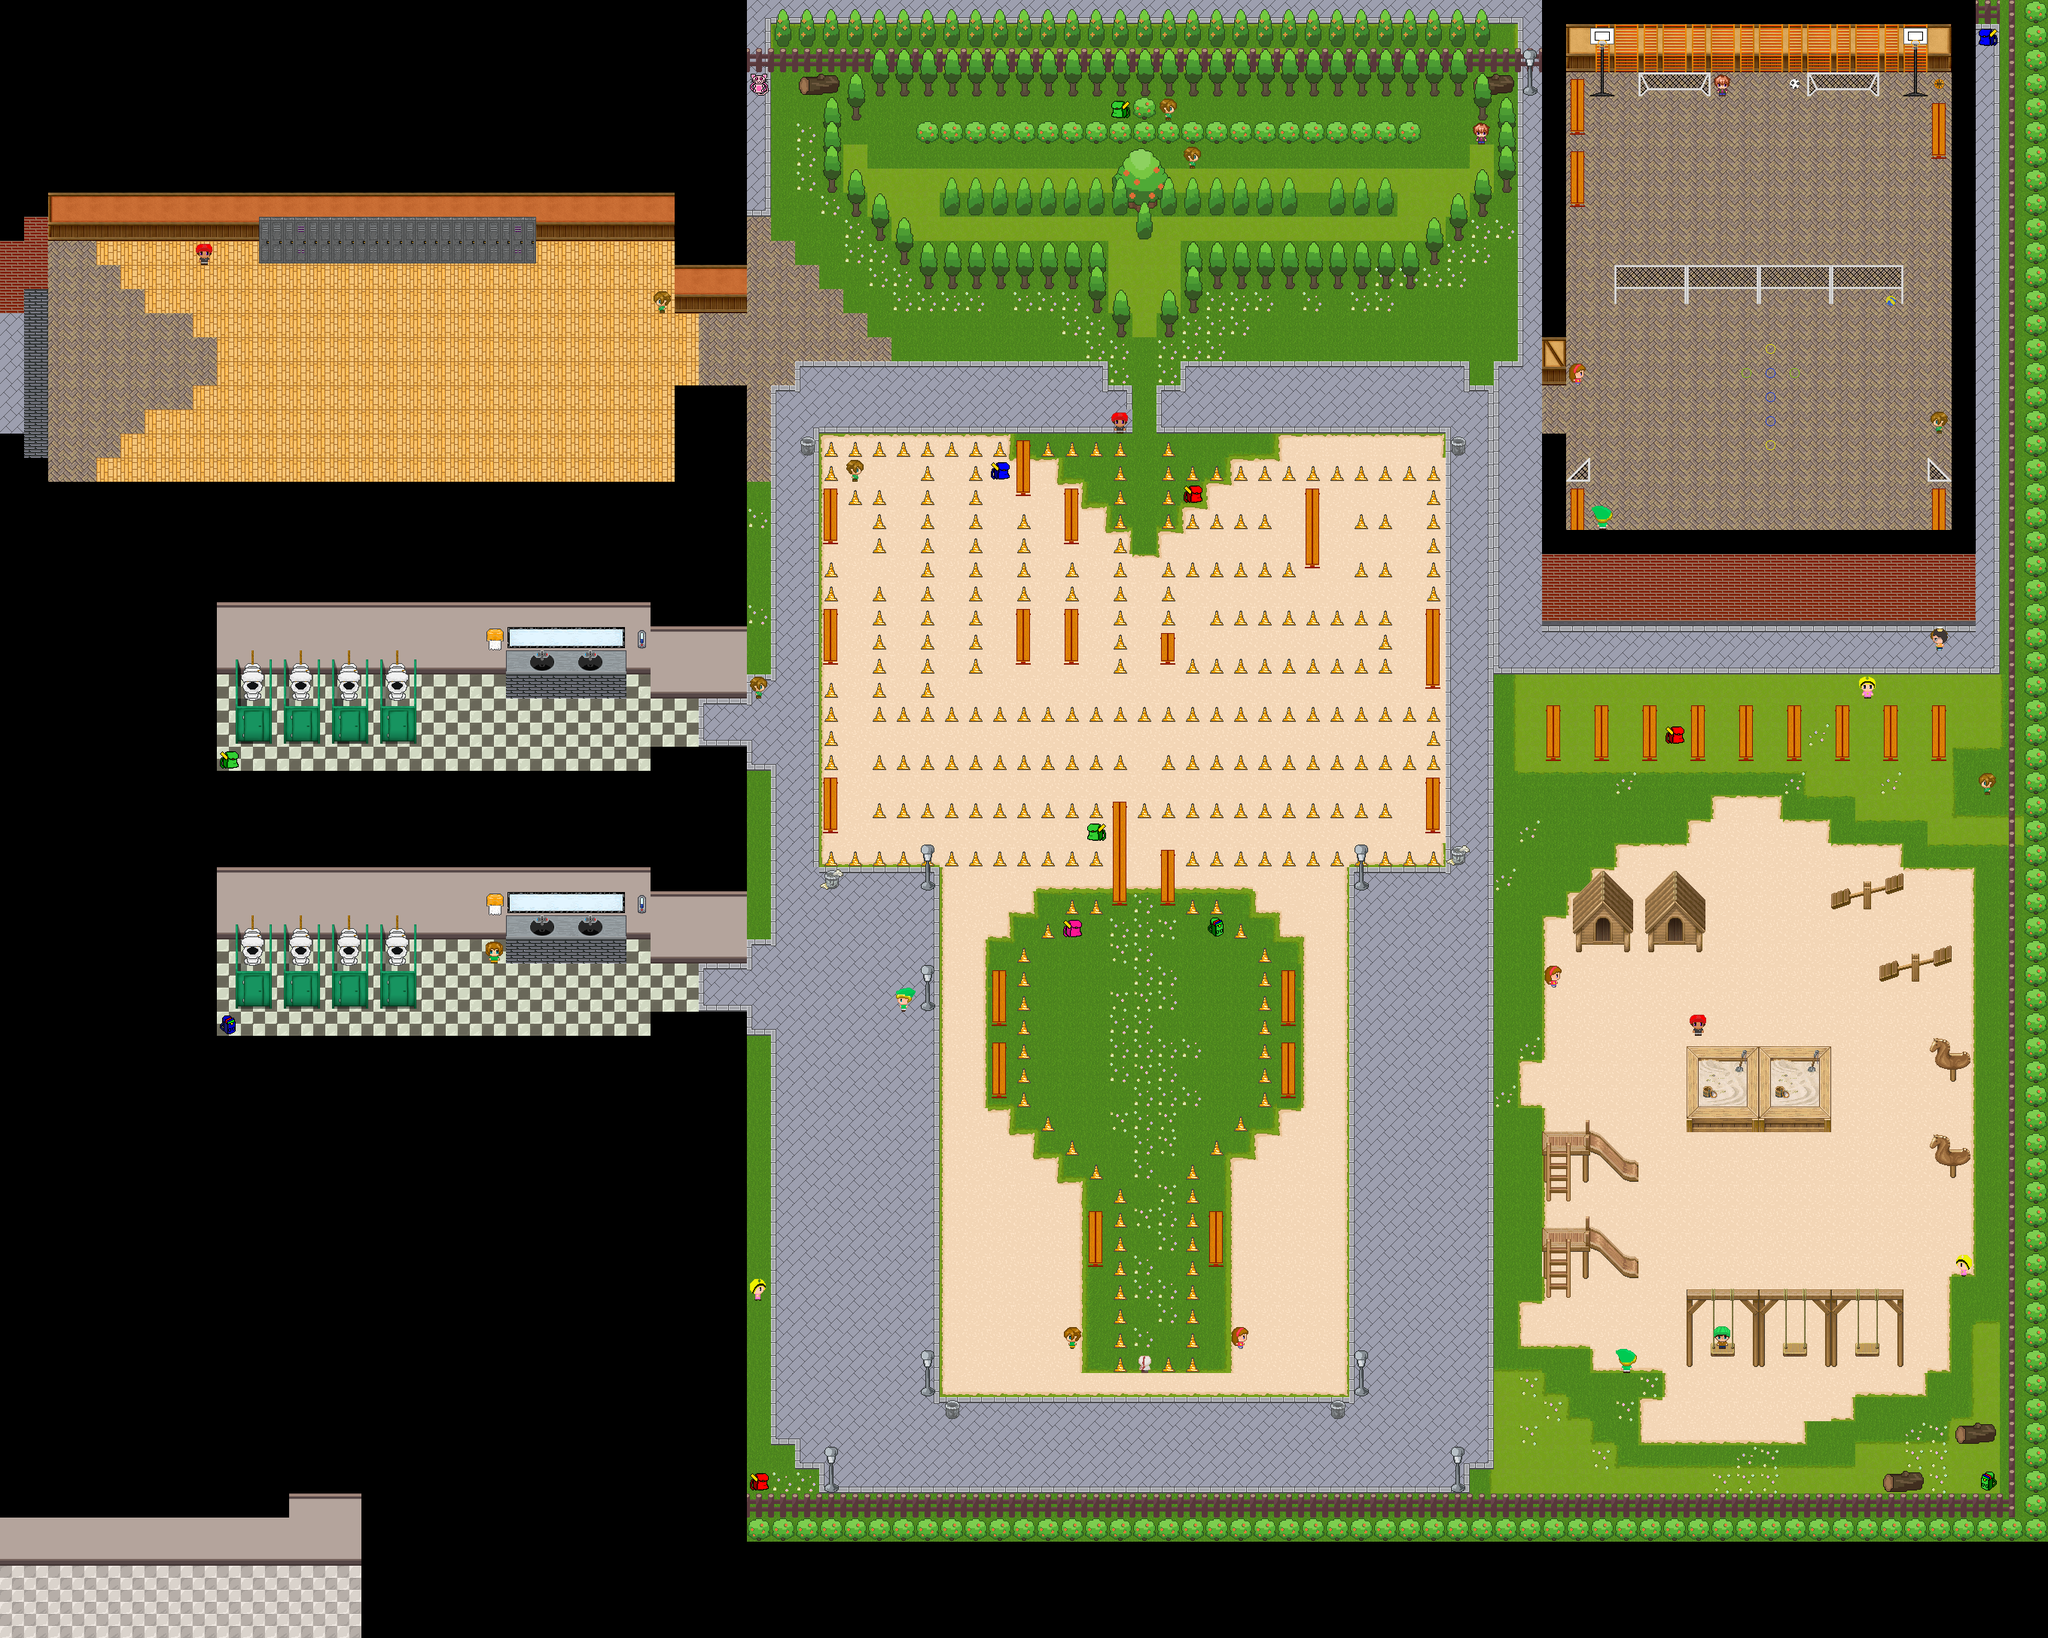

A 2D game scene composited from a Tiled map and its tileset images. What follows is a short description and the map's XML, with each tile layer's data collapsed to a summary:
An orthogonal 85x68 tile map with 32x32 px tiles, 8 tile layers (Floor, Hierbable, Top-Top, Door0, ...), 1 hidden layer not drawn, 17 tilesets and 90 objects (66x Cartel, 15x Bag, 7x NPC, Player, Teleport).

<map version="1.0" tiledversion="1.0.3" orientation="orthogonal" renderorder="right-down" width="85" height="68" tilewidth="32" tileheight="32" nextobjectid="246">
 <properties>
  <property name="Personaje1" value="..\assets\Personaje1.png" />
  <property name="Personaje2" value="..\assets\Personaje2.png" />
  <property name="Personaje3" value="..\assets\Personaje3.png" />
  <property name="Personaje4" value="..\assets\Personaje4.png" />
  <property name="Personaje5" value="..\assets\Personaje5.png" />
  <property name="Personaje6" value="..\assets\Personaje6.png" />
  <property name="Personaje7" value="..\assets\Personaje7.png" />
 </properties>
 <tileset firstgid="1" name="2ckdj8" tilewidth="32" tileheight="32" tilecount="256" columns="16">
  <image source="2ckdj8.png" width="512" height="512" />
 </tileset>
 <tileset firstgid="257" name="Tileset_1 (1)" tilewidth="32" tileheight="32" tilecount="272" columns="16">
  <image source="Tileset_1 (1).png" width="512" height="574" />
 </tileset>
 <tileset firstgid="529" name="Tileset_1" tilewidth="32" tileheight="32" tilecount="168" columns="14">
  <image source="Tileset_1.png" width="448" height="384" />
 </tileset>
 <tileset firstgid="697" name="Tileset_1" tilewidth="32" tileheight="32" tilecount="168" columns="14">
  <image source="Tileset_1.png" width="448" height="384" />
 </tileset>
 <tileset firstgid="865" name="Tileset_Tutorial_NIVEL_Beta1_AARON" tilewidth="32" tileheight="32" tilecount="1980" columns="60">
  <image source="Tileset_Tutorial_NIVEL_Beta1_AARON.png" width="1920" height="1056" />
 </tileset>
 <tileset firstgid="2845" name="Tileset_Tutorial_NIVEL_Beta1_NURIA" tilewidth="32" tileheight="32" tilecount="1980" columns="60">
  <image source="Tileset_Tutorial_NIVEL_Beta1_NURIA.png" width="1920" height="1056" />
 </tileset>
 <tileset firstgid="4825" name="TilesetBetaTutorial" tilewidth="32" tileheight="32" tilecount="1980" columns="60">
  <image source="TilesetBetaTutorial.png" width="1920" height="1056" />
 </tileset>
 <tileset firstgid="6805" name="Personajes_1" tilewidth="32" tileheight="32" tilecount="30" columns="3">
  <image source="Personajes_1.png" width="126" height="320" />
 </tileset>
 <tileset firstgid="6835" name="Tileset_Tutorial_NIVEL_Beta1_PABLO" tilewidth="32" tileheight="32" tilecount="1980" columns="60">
  <image source="Tileset_Tutorial_NIVEL_Beta1_PABLO.png" width="1920" height="1056" />
 </tileset>
 <tileset firstgid="8815" name="celianna_schooltiles" tilewidth="32" tileheight="32" tilecount="1980" columns="60">
  <image source="celiana2.png" width="1920" height="1056" />
 </tileset>
 <tileset firstgid="10795" name="xp_tiles_playground_by_schwarzenacht-datsjsx" tilewidth="32" tileheight="32" tilecount="96" columns="8">
  <image source="xp_tiles_playground_by_schwarzenacht-datsjsx.png" width="256" height="384" />
 </tileset>
 <tileset firstgid="10891" name="Personaje10" tilewidth="32" tileheight="32" tilecount="12" columns="3">
  <image source="Personaje10.png" width="96" height="128" />
 </tileset>
 <tileset firstgid="10903" name="Personaje13" tilewidth="32" tileheight="32" tilecount="12" columns="3">
  <image source="Personaje13.png" width="96" height="128" />
 </tileset>
 <tileset firstgid="10915" name="Personaje14" tilewidth="32" tileheight="32" tilecount="12" columns="3">
  <image source="Personaje14.png" width="96" height="128" />
 </tileset>
 <tileset firstgid="10927" name="Personaje11" tilewidth="32" tileheight="32" tilecount="12" columns="3">
  <image source="Personaje11.png" width="96" height="128" />
 </tileset>
 <tileset firstgid="10939" name="Personaje12" tilewidth="32" tileheight="32" tilecount="12" columns="3">
  <image source="Personaje12.png" width="96" height="128" />
 </tileset>
 <tileset firstgid="10951" name="Personajes" tilewidth="32" tileheight="32" tilecount="1980" columns="60">
  <image source="Personajes.png" width="1920" height="1056" />
 </tileset>
 <layer name="Floor" width="85" height="68">
  <data>[5780 cells, 4482 non-empty, 81 distinct tile ids]</data>
 </layer>
 <layer name="Hierbable" width="85" height="68">
  <properties>
   <property name="BigGrass" type="bool" value="true" />
  </properties>
  <data>[5780 cells, 220 non-empty, 2 distinct tile ids]</data>
 </layer>
 <layer name="Top-Top" width="85" height="68">
  <data>[5780 cells, 1227 non-empty, 143 distinct tile ids]</data>
 </layer>
 <layer name="Door0" width="85" height="68">
  <data>[5780 cells, 0 non-empty, 0 distinct tile ids]</data>
 </layer>
 <layer name="Top" width="85" height="68">
  <data>[5780 cells, 215 non-empty, 20 distinct tile ids]</data>
 </layer>
 <layer name="Fences&amp;Trees" width="85" height="68">
  <data>[5780 cells, 148 non-empty, 26 distinct tile ids]</data>
 </layer>
 <layer name="TopFences&amp;Trees" width="85" height="68">
  <data>[5780 cells, 1800 non-empty, 49 distinct tile ids]</data>
 </layer>
 <layer name="Personajes" width="85" height="68">
  <data>[5780 cells, 0 non-empty, 0 distinct tile ids]</data>
 </layer>
 <objectgroup name="Objects" visible="0">
  <!-- 90 objects omitted --></objectgroup>
 <layer name="Collisions" width="85" height="68" visible="0">
  <properties>
   <property name="collidable" type="bool" value="true" />
  </properties>
  <data>[5780 cells, 2338 non-empty, 3 distinct tile ids]</data>
 </layer>
</map>
<!-- 90 of 90 objects omitted -->
